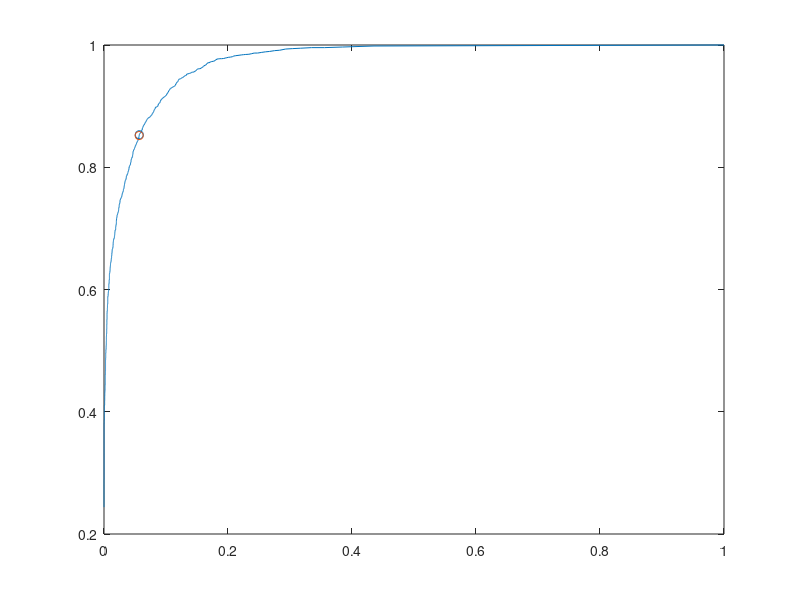

The MATLAB script that drew this image:
% Kieran McVeigh 2/21/21

% load data % first 4 columns are features and 5th column is labels
all_data = importdata('all_data.txt');

%% setup from HW
mean_zero_vector = [-1; 1; -1; 1];
covariance_zero_matrix =[2 -.5 .3 0; -.5 1 -.5 0; 0.3 -0.5 1 0; 0 0 0 2];

mean_one_vector = [1; 1; 1; 1];
covariance_one_matrix =[1 .3 -.2 0; .3 2 .3 0; -0.2 0.3 1 0; 0 0 0 3];
labels = all_data(:,5);
prior_L0 = .7;
prior_L1 = .3;

%% calculate likelhood ration
like_zero = mvnpdf(all_data(:,1:4),mean_zero_vector',covariance_zero_matrix);
like_one = mvnpdf(all_data(:,1:4),mean_one_vector',covariance_one_matrix);

like_ratio = like_one(:)./like_zero(:);


%% empirical gamma
gamma_values = linspace(0,1000,100000);
optimal_error_rate = 1;
optimal_gamma = 0;
for gamma_idx=1:length(gamma_values)
    gamma = gamma_values(gamma_idx);
    classification = like_ratio > gamma;
    %need to calculate true positives
    % first we need to get the true positives these are all places where
    true_positive_indices = labels == 1;
    true_positive_rate(gamma_idx) = sum(classification(true_positive_indices)==1)/sum(true_positive_indices);
    false_positive_rate(gamma_idx) = sum(classification(~true_positive_indices)==1)/sum(~true_positive_indices);
    false_negative_rate(gamma_idx) = sum(classification(true_positive_indices)==0)/sum(true_positive_indices);
    true_negative_rate(gamma_idx) = sum(classification(~true_positive_indices)==0)/sum(~true_positive_indices);
    
    %p(error) = p(L1|Lo)P(L0) + P(L0|L1)P(L1)
    error_rate(gamma_idx) = false_positive_rate(gamma_idx) * prior_L0 + false_negative_rate(gamma_idx) * prior_L1;
    
    if error_rate(gamma_idx) < optimal_error_rate
        optimal_error_rate = error_rate(gamma_idx);
        optimal_gamma = gamma_values(gamma_idx);
        optimal_true_pos_rate = true_positive_rate(gamma_idx);
        optimal_false_pos_rate = false_positive_rate(gamma_idx);
    end
end
%% analytical
analytical_gamma = .7/.3;%analytical ration
classification = like_ratio > analytical_gamma;%if greater than threshold then class 1
true_positive_indices = labels == 1;
true_positive_rate_analytical_gamma = sum(classification(true_positive_indices)==1)/sum(true_positive_indices);
false_positive_rate_analytical_gamma = sum(classification(~true_positive_indices)==1)/sum(~true_positive_indices);
false_negative_rate_analytical_gamma = sum(classification(true_positive_indices)==0)/sum(true_positive_indices);
true_negative_rate_analytical_gamma = sum(classification(~true_positive_indices)==0)/sum(~true_positive_indices);

%p(error) = p(L1|Lo)P(L0) + P(L0|L1)P(L1)
error_rate_analytical_gamma = false_positive_rate_analytical_gamma * prior_L0 + false_negative_rate_analytical_gamma * prior_L1;

plot(false_positive_rate,true_positive_rate)
hold on
scatter(optimal_false_pos_rate,optimal_true_pos_rate)
scatter(...
    false_positive_rate_analytical_gamma,...
    true_positive_rate_analytical_gamma)

hold off;



